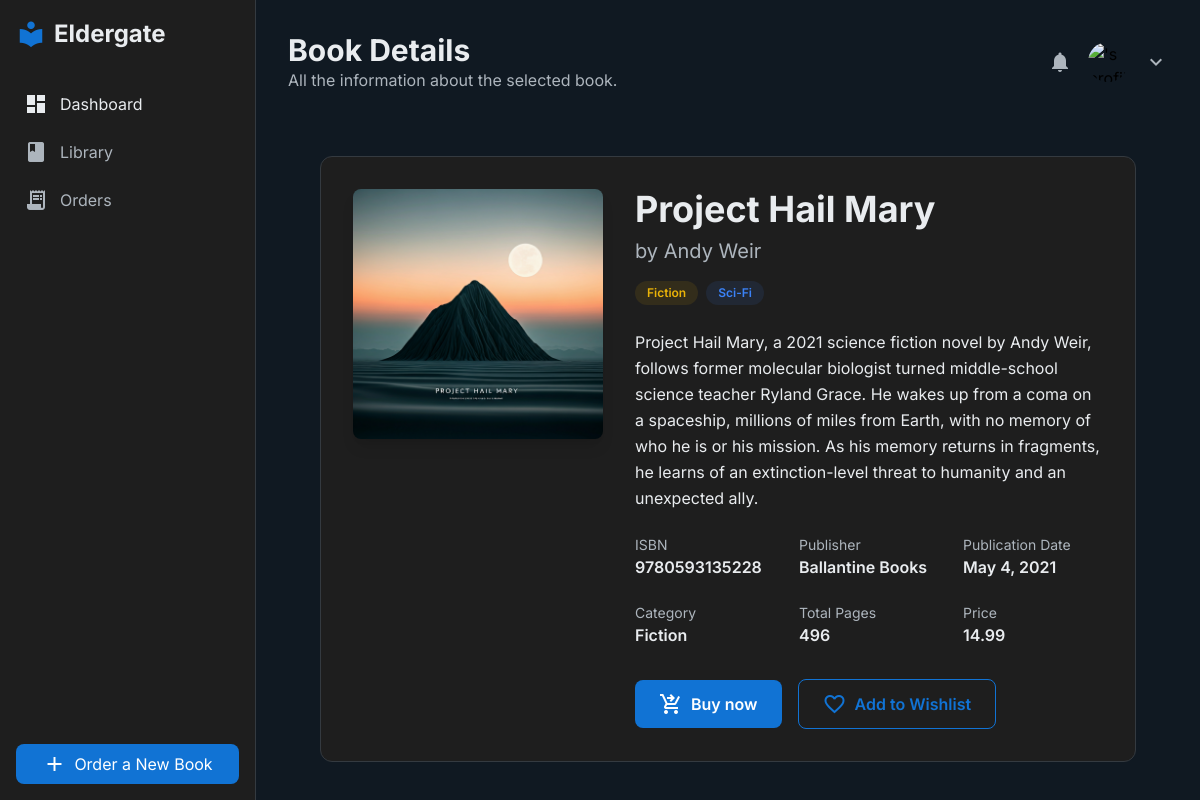
Screenshot of /books/book-details/3/ (signed in) with the database file from the repository.
### books/models.py (models this page shows)
class Book(models.Model):
    id = models.AutoField(primary_key=True)
    title = models.CharField(max_length=100)
    author = models.CharField(max_length=100)
    description = models.TextField()
    isbn = models.CharField(max_length=13)
    publisher = models.CharField(max_length=100)
    publication_date = models.DateField()
    category = models.ForeignKey(Category, on_delete=models.CASCADE, default=0)
    subcategory = models.ForeignKey(SubCategory, on_delete=models.CASCADE, null=True, blank=True)
    total_pages = models.IntegerField()
    price = models.DecimalField(max_digits=10, decimal_places=2)
    is_trending = models.BooleanField(default=False)
    cover_image = models.ImageField(upload_to='book_covers/')
    pdf_link = models.FileField(upload_to='books/')
    timestamp = models.DateTimeField(auto_now_add=True)

class Category(models.Model):
    id = models.AutoField(primary_key=True)
    name = models.CharField(max_length=100)

class SubCategory(models.Model):
    id = models.AutoField(primary_key=True)
    name = models.CharField(max_length=100)
    category = models.ForeignKey(Category, on_delete=models.CASCADE)

### books/views.py (the view)
# urls.py: path('book-details/<int:book_id>/', views.book_details_view, name='book-details'),
def book_details_view(request, book_id):
    if request.session.get('is_authenticated'):
        user = request.user
        title = "Book Details"
        subtitle = "All the information about the selected book."
        book = Book.objects.get(id=book_id)
        _, book_action_btn, icon = book_btn_on_price(book.price)
        data = {
            'id': book.id,
            'title': book.title,
            'description': book.description,
            'author': book.author,
            'category': book.category.name,
            'category_id': book.category.id,
            'subcategory': book.subcategory.name,
            'subcategory_id': book.subcategory.id,
            'publisher': book.publisher,
            'publication_date': book.publication_date,
            'isbn': book.isbn,
            'pages': book.total_pages,
            'cover': book.cover_image.url,
            'price': book.price,
            'date_created': book.timestamp,
            'file': book.pdf_link.url,
            'action_btn': {
                'text': book_action_btn,
                'icon': icon
            },
        }
        return render(request, 'app/book-details.html', {'user': user, 'book_data': data, 'title': title, 'subtitle': subtitle})
    else:
        return redirect('login')

### accounts/helpers.py (called while the page is built)
def book_btn_on_price(price):
    if price == 0:
        class_sheet = "border border-primary text-primary py-1 px-4 rounded-full text-sm font-semibold hover:bg-primary hover:text-white transition-colors"
        text = "Read now"
        icon = "book"
    else:
        class_sheet = "border border-primary text-primary py-1 px-4 rounded-full text-sm font-semibold hover:bg-primary hover:text-white transition-colors"
        text = "Buy now"
        icon = "shopping_cart_checkout"
    return class_sheet, text, icon

### templates/app/book-details.html (shortened to what this page needs)
{% extends 'layout.html' %}
{% block content %}
{% include 'includes/header.html' %}
<div class="flex-1 p-8 overflow-y-auto">
    <div
        class="bg-card-light dark:bg-card-dark p-8 rounded-xl border border-border-light dark:border-border-dark">
        <div class="flex flex-col lg:flex-row gap-8">
            <div class="lg:w-1/3 flex-shrink-0">
                <img alt="Book cover for The Lovely Bones"
                    class="w-full h-auto object-cover rounded-lg shadow-lg"
                    src="{{ book_data.cover }}" />
            </div>
            <div class="lg:w-2/3">
                <h1 class="text-4xl font-bold text-text-light dark:text-text-dark mb-2">{{ book_data.title }}</h1>
                <p class="text-xl text-subtext-light dark:text-subtext-dark mb-4">by {{ book_data.author }}</p>
                <div class="flex items-center gap-2 mb-6">
                    <span
                        class="text-xs font-semibold text-yellow-500 bg-yellow-500/10 py-1 px-3 rounded-full">{{ book_data.category }}</span>
                    <span
                        class="text-xs font-semibold text-blue-500 bg-blue-500/10 py-1 px-3 rounded-full">{{ book_data.subcategory }}</span>
                </div>
                <p class="text-text-light dark:text-text-dark leading-relaxed mb-6">
                    {{ book_data.description }}
                </p>
                <div class="grid grid-cols-2 sm:grid-cols-3 gap-6 mb-8">
                    <div>
                        <p class="text-sm text-subtext-light dark:text-subtext-dark">ISBN</p>
                        <p class="font-semibold text-text-light dark:text-text-dark">{{ book_data.isbn }}</p>
                    </div>
                    <div>
                        <p class="text-sm text-subtext-light dark:text-subtext-dark">Publisher</p>
                        <p class="font-semibold text-text-light dark:text-text-dark">{{ book_data.publisher }}</p>
                    </div>
                    <div>
                        <p class="text-sm text-subtext-light dark:text-subtext-dark">Publication Date</p>
                        <p class="font-semibold text-text-light dark:text-text-dark">{{ book_data.publication_date }}</p>
                    </div>
                    <div>
                        <p class="text-sm text-subtext-light dark:text-subtext-dark">Category</p>
                        <p class="font-semibold text-text-light dark:text-text-dark">{{ book_data.category }}</p>
                    </div>
                    <div>
                        <p class="text-sm text-subtext-light dark:text-subtext-dark">Total Pages</p>
                        <p class="font-semibold text-text-light dark:text-text-dark">{{ book_data.pages }}</p>
                    </div>
                    <div>
                        <p class="text-sm text-subtext-light dark:text-subtext-dark">Price</p>
                        <p class="font-semibold text-text-light dark:text-text-dark">{{ book_data.price }}</p>
                    </div>
                </div>
                <div class="flex items-center space-x-4">
                    <button
                        class="bg-primary text-white py-3 px-6 rounded-lg font-semibold flex items-center justify-center hover:bg-primary/90 transition-colors" data-action-btn data-action-text="{{ book_data.action_btn.text }}" data-book-id="{{ book_data.id }}">
                        <span class="material-icons mr-2">{{ book_data.action_btn.icon }}</span>
                        {{ book_data.action_btn.text }}
                    </button>
                    <button
                        class="border border-primary text-primary py-3 px-6 rounded-lg font-semibold flex items-center justify-center hover:bg-primary/10 transition-colors">
                        <span class="material-icons mr-2">favorite_border</span>
                        Add to Wishlist
                    </button>
                </div>
            </div>
        </div>
    </div>
</div>
{% endblock %}

### templates/layout.html (style rules this page uses)
body { font-family: 'Inter', sans-serif; }

### rows the page displays
Book: title "Project Hail Mary", author "Andy Weir", description "Project Hail Mary, a 2021 science fiction novel by Andy Weir, follows former molecular biologist turned middle-school science teacher Ryland Grace. He wakes up from a coma on a spaceship, millions of miles from Earth, with no memory of who he is or his mission. As his memory returns in fragments, he learns of an extinction-level threat to humanity and an unexpected ally.", isbn "9780593135228", publisher "Ballantine Books", publication_date "May 4, 2021", price "14.99"
Category: category "Fiction"
SubCategory: subcategory "Sci-Fi"

### other values shown
{{ title }} "Book Details"
{{ subtitle }} "All the information about the selected book."
{{ book_data.pages }} "496"
{{ book_data.action_btn.text }} "Buy now"
